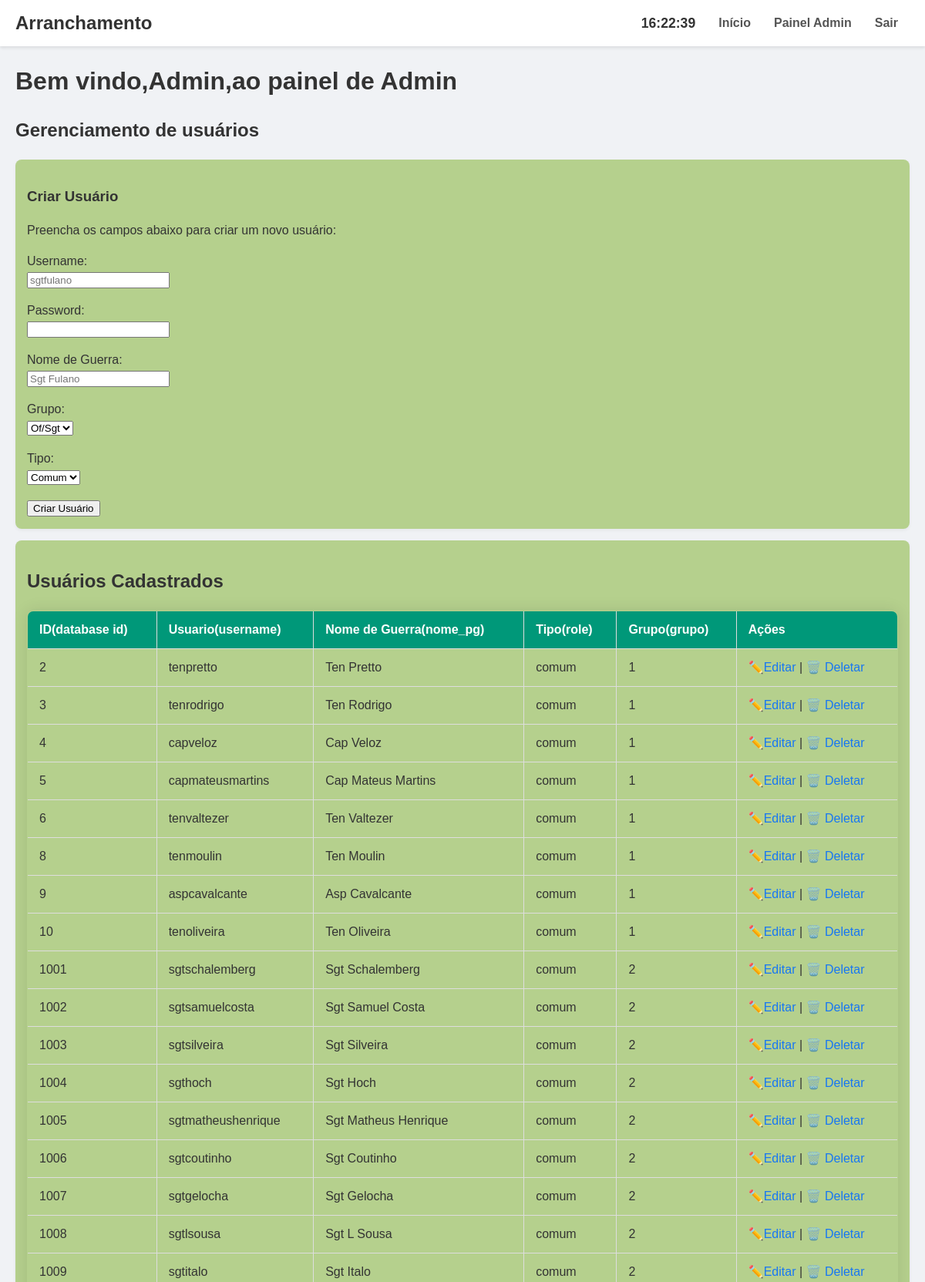
Page /config/admin/admin.php (signed in, upper part) on the committed database.
### tables this page shows
CREATE TABLE users (
    id INTEGER PRIMARY KEY AUTOINCREMENT,
    username TEXT NOT NULL UNIQUE,
    password TEXT NOT NULL,
    nome_pg TEXT NOT NULL,
    role TEXT CHECK(role IN ('admin','furriel','comum')) NOT NULL DEFAULT 'comum',
    grupo INTEGER NOT NULL
);

### config/admin/admin.php (the view, shortened to what this page needs)
<?php
include __DIR__ . '/../../lib/header.php';
function listUsers(){
    echo '<div class="card"><h2>Usuários Cadastrados</h2>';
    try {
        $pdo = DbConnection();
        $stmt = $pdo->query("SELECT id, username, nome_pg, role, grupo FROM users WHERE username NOT IN ('admin', 'furriel')");
        $users = $stmt->fetchAll(PDO::FETCH_ASSOC);
        echo "<table border='1'>
            <tr>
                <th>ID(database id)</th>
                <th>Usuario(username)</th>
                <th>Nome de Guerra(nome_pg)</th>
                <th>Tipo(role)</th>
                <th>Grupo(grupo)</th>
                <th>Ações</th>
            </tr>";
        foreach ($users as $user) {
            echo "<tr>";
            echo "<td>" . htmlspecialchars($user['id']) . "</td>";
            echo "<td>" . htmlspecialchars($user['username']) . "</td>";
            echo "<td>" . htmlspecialchars($user['nome_pg']) . "</td>";
            echo "<td>" . htmlspecialchars($user['role']) . "</td>";
            echo "<td>" . htmlspecialchars($user['grupo']) . "</td>";
            echo "<td>
                    <a href='#' data-action='edit' data-user='".htmlspecialchars(json_encode($user), ENT_QUOTES, 'UTF-8')."'>✏️Editar</a> |
                    <a href='delete_user.php?action=delete&id=" . $user['id'] . "' onclick='return confirm(\"Tem certeza?\");'>🗑️ Deletar</a>
                  </td>";
            echo "</tr>";
        }
        echo "</table> </div>";
    } catch (PDOException $e) {
        echo "<strong>ERRO:</strong> " . htmlspecialchars($e->getMessage());
    }
}
?>
<?php
echo "<h1>Bem vindo,". htmlspecialchars($_SESSION['auth_data']['nome_pg']).",ao painel de Admin</h1>";
?>
    <h2>Gerenciamento de usuários</h2>
<div id="create_user" class="card painel">
        <h3>Criar Usuário</h3>
        <p>Preencha os campos abaixo para criar um novo usuário:</p>
        <form action="create_user.php" method="POST">
        <p>
            <label for="username">Username:</label><br>
            <input type="text" id="username" name="username" placeholder="sgtfulano" required>
        </p>
        <p>
            <label for="password">Password:</label><br>
            <input type="password" id="password" name="password" required>
        </p>
        <p>
            <label for="nome_pg">Nome de Guerra:</label><br>
            <input type="text" id="nome_pg" name="nome_pg" placeholder="Sgt Fulano" required>
        </p>
        <p>
            <label for="grupo">Grupo:</label><br>
            <select type="number" id="grupo" name="grupo" required >
                <option value=1> Of/Sgt </option>
            </select>
        </p>
        <p>
            <label for="role">Tipo:</label><br>
            <select id="role" name="role" required>
                <option value="comum">Comum</option>
            </select>
        </p>
        <button type="submit">Criar Usuário</button>
    </form>
    </div>
<?php
listUsers();
include __DIR__ . '/../../lib/footer.php';
?>

### public/css/styles.css (style rules this page uses)
body { font-family: Arial, sans-serif; background-color: #f0f2f5; color: #333; margin: 0; padding: 20px; line-height: 1.5; }
.card { background-color: #98c059a9; border-radius: 8px; padding: 15px; margin-bottom: 15px; box-shadow: 0 2px 4px rgba(0, 0, 0, 0.05); }
p { margin-bottom: 1em; }
a { color: #1877f2; text-decoration: none; transition: color 0.3s; }
table { width: 100%; border-collapse: collapse; margin: 20px 0; font-size: 1em; box-shadow: 0 0 20px rgba(0, 0, 0, 0.10); border-radius: 8px; overflow: hidden; }
table th, table td { padding: 12px 15px; border: 1px solid #ddd; text-align: left; }
table th { background-color: #009879; color: #ffffff; font-weight: bold; }

### rows in the picture
users: id "2", username "tenpretto", nome_pg "Ten Pretto", role "comum", grupo "1"
users: id "3", username "tenrodrigo", nome_pg "Ten Rodrigo", role "comum", grupo "1"
users: id "4", username "capveloz", nome_pg "Cap Veloz", role "comum", grupo "1"
users: id "5", username "capmateusmartins", nome_pg "Cap Mateus Martins", role "comum", grupo "1"
users: id "6", username "tenvaltezer", nome_pg "Ten Valtezer", role "comum", grupo "1"
users: id "8", username "tenmoulin", nome_pg "Ten Moulin", role "comum", grupo "1"
users: id "9", username "aspcavalcante", nome_pg "Asp Cavalcante", role "comum", grupo "1"
users: id "10", username "tenoliveira", nome_pg "Ten Oliveira", role "comum", grupo "1"
users: id "1001", username "sgtschalemberg", nome_pg "Sgt Schalemberg", role "comum", grupo "2"
users: id "1002", username "sgtsamuelcosta", nome_pg "Sgt Samuel Costa", role "comum", grupo "2"
users: id "1003", username "sgtsilveira", nome_pg "Sgt Silveira", role "comum", grupo "2"
users: id "1004", username "sgthoch", nome_pg "Sgt Hoch", role "comum", grupo "2"
users: id "1005", username "sgtmatheushenrique", nome_pg "Sgt Matheus Henrique", role "comum", grupo "2"
users: id "1006", username "sgtcoutinho", nome_pg "Sgt Coutinho", role "comum", grupo "2"
users: id "1007", username "sgtgelocha", nome_pg "Sgt Gelocha", role "comum", grupo "2"
users: id "1008", username "sgtlsousa", nome_pg "Sgt L Sousa", role "comum", grupo "2"
users: id "1009", username "sgtitalo", nome_pg "Sgt Italo", role "comum", grupo "2"

### other values in the picture
$_SESSION['auth_data']['nome_pg'] "Admin"
